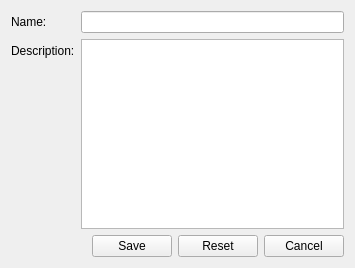
<?xml version="1.0" encoding="UTF-8"?>
<ui version="4.0">
 <class>tag_edit_form</class>
 <widget class="QWidget" name="tag_edit_form">
  <property name="windowModality">
   <enum>Qt::NonModal</enum>
  </property>
  <property name="geometry">
   <rect>
    <x>0</x>
    <y>0</y>
    <width>355</width>
    <height>268</height>
   </rect>
  </property>
  <property name="windowTitle">
   <string>Edit tag</string>
  </property>
  <property name="windowIcon">
   <iconset resource="../configurator.qrc">
    <normaloff>:/images/tag_blue.png</normaloff>:/images/tag_blue.png</iconset>
  </property>
  <property name="action" stdset="0">
   <string notr="true">TagRequest tag {id={id}}</string>
  </property>
  <property name="answer" stdset="0">
   <string>Tag tag {id={main.id}; parentID={?}; name{{main.name}}; description{{main.description}}}</string>
  </property>
  <property name="id" stdset="0">
   <string/>
  </property>
  <layout class="QFormLayout" name="formLayout">
   <property name="fieldGrowthPolicy">
    <enum>QFormLayout::AllNonFixedFieldsGrow</enum>
   </property>
   <item row="0" column="0">
    <widget class="QLabel" name="label_name">
     <property name="text">
      <string>Name:</string>
     </property>
     <property name="buddy">
      <cstring>name</cstring>
     </property>
    </widget>
   </item>
   <item row="0" column="1">
    <widget class="QLineEdit" name="name">
     <property name="initialFocus" stdset="0">
      <bool>true</bool>
     </property>
    </widget>
   </item>
   <item row="1" column="0">
    <widget class="QLabel" name="label_description">
     <property name="text">
      <string>Description:</string>
     </property>
     <property name="buddy">
      <cstring>description</cstring>
     </property>
    </widget>
   </item>
   <item row="1" column="1">
    <widget class="QPlainTextEdit" name="description"/>
   </item>
   <item row="2" column="0" colspan="2">
    <layout class="QHBoxLayout" name="horizontalLayout_2">
     <item>
      <spacer name="horizontalSpacer">
       <property name="orientation">
        <enum>Qt::Horizontal</enum>
       </property>
       <property name="sizeHint" stdset="0">
        <size>
         <width>40</width>
         <height>20</height>
        </size>
       </property>
      </spacer>
     </item>
     <item>
      <widget class="QPushButton" name="save">
       <property name="text">
        <string>Save</string>
       </property>
       <property name="action" stdset="0">
        <string notr="true">editTag tag {id={main.id}; name{{main.name}}; description{{main.description}}}</string>
       </property>
       <property name="form" stdset="0">
        <string notr="true">_CLOSE_</string>
       </property>
       <property name="datasignal:clicked" stdset="0">
        <string>tag</string>
       </property>
      </widget>
     </item>
     <item>
      <widget class="QPushButton" name="reset">
       <property name="text">
        <string>Reset</string>
       </property>
       <property name="form" stdset="0">
        <string notr="true">_RESET_</string>
       </property>
      </widget>
     </item>
     <item>
      <widget class="QPushButton" name="cancel">
       <property name="text">
        <string>Cancel</string>
       </property>
       <property name="form" stdset="0">
        <string notr="true">_CLOSE_</string>
       </property>
       <property name="datasignal:clicked" stdset="0">
        <string>tag</string>
       </property>
      </widget>
     </item>
    </layout>
   </item>
  </layout>
 </widget>
 <tabstops>
  <tabstop>name</tabstop>
  <tabstop>description</tabstop>
  <tabstop>save</tabstop>
  <tabstop>reset</tabstop>
  <tabstop>cancel</tabstop>
 </tabstops>
 <resources>
  <include location="../configurator.qrc"/>
  <include location="../configurator.qrc"/>
 </resources>
 <connections/>
</ui>
